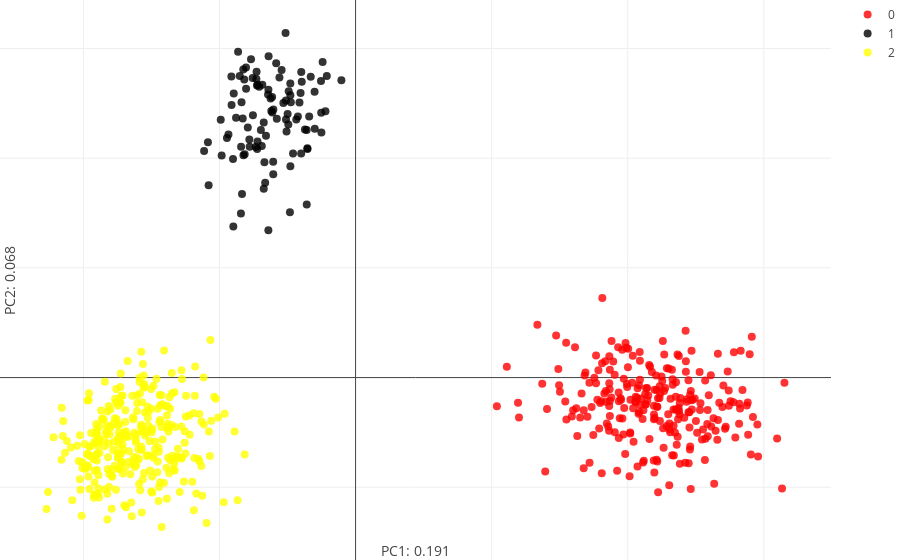

Here is the notebook cell this chart was saved with:
### Code cell
## lets visualize the result now:
colors_pres= ['red','black','yellow']

fig_data= [go.Scatter(
        x= features[[x for x in range(sum(Sizes)) if labels[x] == i],0],
        y= features[[x for x in range(sum(Sizes)) if labels[x] == i],1],
        mode= "markers",
        marker= {
        'color': colors_pres[i],
        'line': {'width': 0},
        'size': 8,
        'symbol': 'circle',
      "opacity": .8
      },
      name= str(i)
    ) for i in range(N_pops)]


layout = go.Layout(
    margin=dict(
        l=0,
        r=0,
        b=0,
        t=0
    ),
    yaxis=dict(
        title='PC2: {}'.format(round(var_comps[1],3))),
    xaxis=dict(
    title= 'PC1: {}'.format(round(var_comps[0],3)))
)

fig = go.Figure(data=fig_data, layout=layout)
iplot(fig)

### Figure 1 — Plotly figure (JSON) as saved in the notebook; plotly's stock layout.template omitted (floating-point values rounded to 4 significant figures; data arrays with more than 128 entries replaced by an {"elided": "..."} marker saying what was removed)
{"data": [{"marker": {"color": "red", "line": {"width": 0}, "opacity": 0.8, "size": 8, "symbol": "circle"}, "mode": "markers", "name": "0", "type": "scatter", "uid": "2cc4d55a-7ea6-4d02-80ea-85ea76cea4af", "x": {"elided": "250 float values"}, "y": {"elided": "250 float values"}}, {"marker": {"color": "black", "line": {"width": 0}, "opacity": 0.8, "size": 8, "symbol": "circle"}, "mode": "markers", "name": "1", "type": "scatter", "uid": "e3aef727-4324-45a2-9d96-62824bd64eb7", "x": [-0.7243, -0.8425, -0.6409, -0.2423, -0.3543, -0.4994, -0.6699, -0.9842, -0.6393, -0.9342, -0.7544, -0.7782, -0.2542, -0.6121, -0.3537, -0.4597, -0.6959, -0.4792, -0.8053, -0.3, -0.4943, -0.7078, -0.5436, -0.4758, -0.8634, -0.7562, -1.08, -0.6245, -0.7921, -0.3297, -0.8954, -0.4796, -0.5308, -0.5114, -0.8238, -0.7232, -0.6042, -0.6194, -0.4791, -0.7336, -0.8293, -0.3999, -0.5835, -0.8983, -0.8151, -0.3012, -0.6892, -0.9126, -0.4824, -0.7807, -0.6433, -0.8047, -0.7206, -0.8381, -0.6049, -0.4123, -0.6132, -0.8345, -1.085, -0.9909, -0.2214, -0.6644, -1.113, -0.5595, -0.4239, -0.3721, -0.3594, -0.6406, -0.1043, -0.4043, -0.8512, -0.8785, -0.5075, -0.2513, -0.6584, -0.2116, -0.7203, -0.9113, -0.6852, -0.6749, -0.9453, -0.8254, -0.2528, -0.5147, -0.4915, -0.6749, -0.579, -0.512, -0.8413, -0.3589, -0.4357, -0.818, -0.9007, -0.3992, -0.7288, -0.7684, -0.6054, -0.3956, -0.7276, -0.341], "y": [2.664, 1.496, 1.343, 2.877, 2.091, 2.404, 1.963, 2.025, 2.93, 2.217, 2.391, 2.103, 2.704, 2.416, 2.083, 2.043, 2.256, 1.927, 2.826, 2.269, 2.307, 2.652, 2.805, 2.51, 2.97, 2.73, 1.753, 2.543, 2.28, 2.743, 2.591, 2.682, 2.502, 2.353, 2.026, 2.083, 2.445, 2.429, 2.573, 2.102, 2.363, 2.043, 2.866, 1.377, 2.036, 2.607, 2.112, 2.746, 1.507, 2.171, 2.58, 2.633, 2.153, 2.51, 1.853, 2.507, 2.559, 1.674, 2.144, 2.351, 2.427, 1.775, 2.066, 2.736, 2.38, 2.262, 2.257, 2.623, 2.711, 2.595, 2.75, 2.369, 2.242, 2.234, 2.205, 2.748, 2.669, 2.485, 2.67, 1.722, 2.184, 2.81, 2.414, 3.141, 2.609, 2.326, 2.359, 2.527, 2.104, 1.578, 2.354, 2.717, 1.992, 2.785, 2.721, 2.901, 1.967, 2.697, 2.789, 2.381]}, {"marker": {"color": "yellow", "line": {"width": 0}, "opacity": 0.8, "size": 8, "symbol": "circle"}, "mode": "markers", "name": "2", "type": "scatter", "uid": "e560eb97-f0c6-4275-99d6-fa30a5b0dac6", "x": {"elided": "300 float values"}, "y": {"elided": "300 float values"}}], "layout": {"margin": {"b": 0, "l": 0, "r": 0, "t": 0}, "xaxis": {"title": "PC1: 0.191"}, "yaxis": {"title": "PC2: 0.068"}}}
